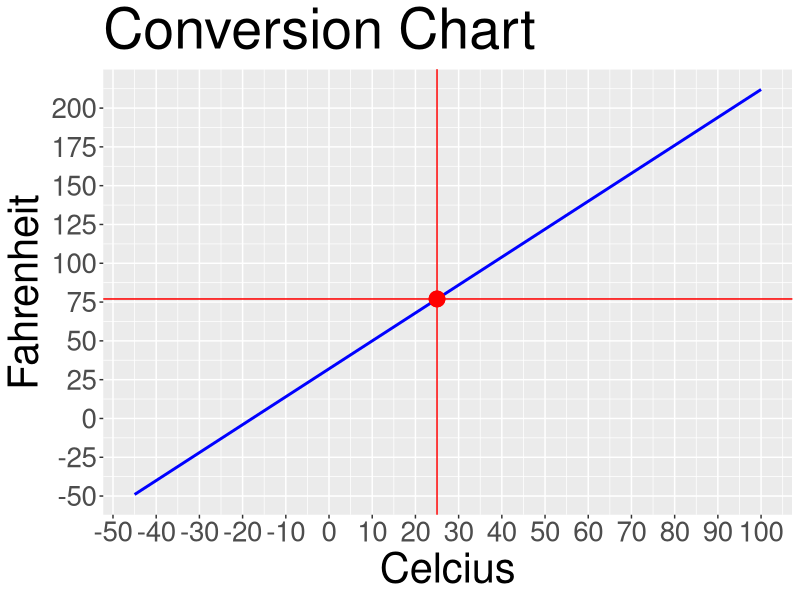

Reproduce this figure in R.
## ---- chunk 1
library(ggplot2)
# degrees celcius vector for plotting.
celcius <- c(-45, 100)
# degrees fahrenheit vector for plotting.
fahrenheit <- c(-49, 212)
# data frame for plotting.
data <- data.frame(c = celcius, f = fahrenheit)

xx <- 25
yy <- 77

print(ggplot(data , aes(c, f)) +
        geom_line(color = "blue", size = 1) +
        geom_point(aes(x = xx, y = yy), color = "red", size = 5) +
        geom_hline(yintercept = yy, color = "red", size = 0.5) +
        geom_vline(xintercept = xx, color = "red", size = 0.5) +
        theme(axis.text.x = element_text(size = 20),
              axis.text.y = element_text(size = 20),
              plot.title = element_text(size = 40),
              axis.title.x = element_text(size = 30),
              axis.title.y = element_text(size = 30)) +
        scale_x_continuous(breaks =
                             c(-50,-40,-30,-20,-10,0,10,20,30,40,50,
                               60,70,80,90,100)) +
        scale_y_continuous(breaks = c(-50,-25,0,25,50,75,100,125,150,
                                      175,200)) +
        labs(y = "Fahrenheit") +
        labs(x = "Celcius") +
        labs(title = "Conversion Chart"))
